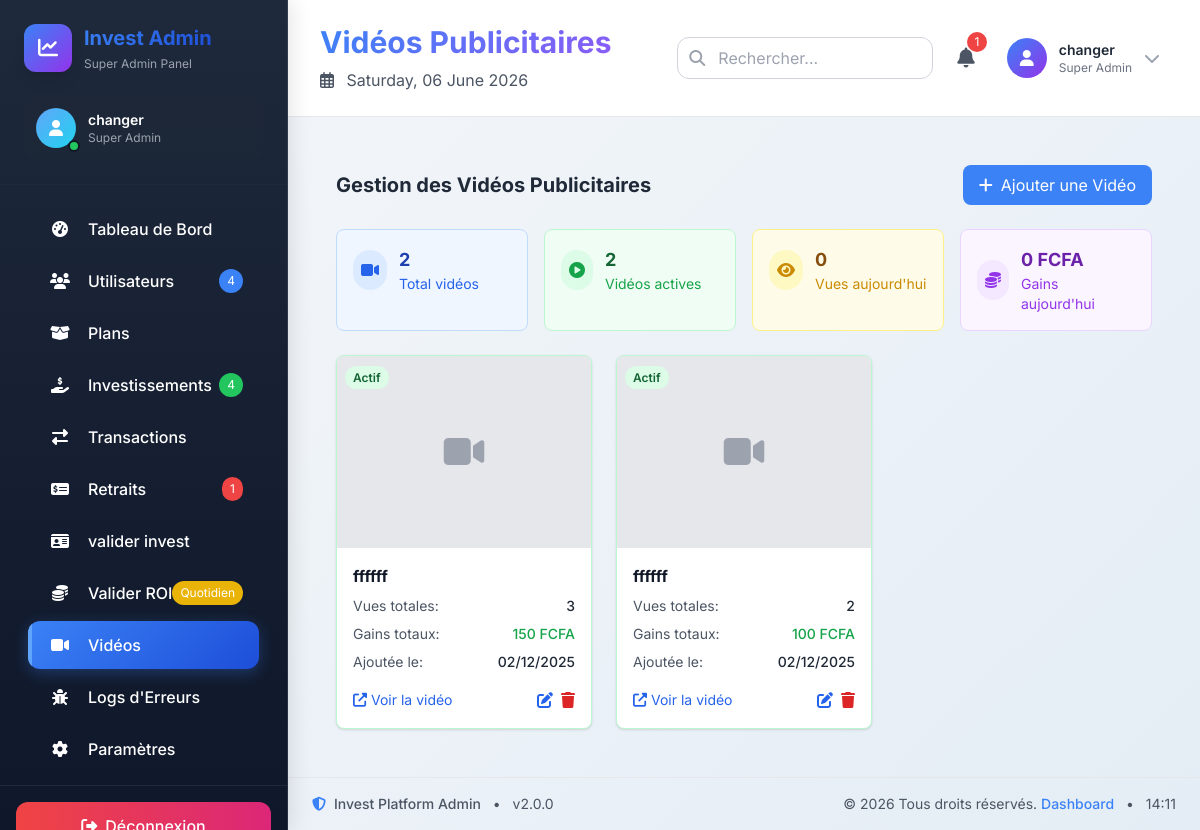
Screenshot of /test/admin/admin.php?page=videos (signed in) with the database file from the repository.
### tables this page shows
CREATE TABLE `ads_videos` (
  `id` bigint UNSIGNED NOT NULL,
  `titre` varchar(255) NOT NULL,
  `youtube_url` varchar(500) NOT NULL,
  `youtube_video_id` varchar(50) DEFAULT NULL,
  `actif` tinyint(1) NOT NULL DEFAULT '1',
  `created_at` datetime NOT NULL DEFAULT CURRENT_TIMESTAMP,
  `updated_at` datetime NOT NULL DEFAULT CURRENT_TIMESTAMP ON UPDATE CURRENT_TIMESTAMP
);

### test/admin/pages/videos.php (the view, shortened to what this page needs)
<?php
$videos = $pdo->query("
    SELECT v.*,
           COUNT(vw.id) as total_views,
           SUM(vw.gain) as total_gains
    FROM ads_videos v
    LEFT JOIN ads_views vw ON v.id = vw.video_id AND vw.valide = 1
    GROUP BY v.id
    ORDER BY v.created_at DESC
")->fetchAll();
$stats = $pdo->query("
    SELECT
        COUNT(*) as total_videos,
        SUM(CASE WHEN actif = 1 THEN 1 ELSE 0 END) as active_videos,
        (SELECT COUNT(*) FROM ads_views WHERE DATE(date_view) = CURDATE()) as today_views,
        (SELECT COALESCE(SUM(gain), 0) FROM ads_views WHERE DATE(date_view) = CURDATE()) as today_gains
    FROM ads_videos
")->fetch();
?>
<div class="p-4 lg:p-6">
    <div class="flex flex-col lg:flex-row lg:justify-between lg:items-center mb-6 gap-4">
        <h3 class="text-xl font-bold">Gestion des Vidéos Publicitaires</h3>
        <button onclick="openAddVideoModal()" class="px-4 py-2 bg-blue-500 text-white rounded-lg hover:bg-blue-600">
            <i class="fas fa-plus mr-2"></i>Ajouter une Vidéo
        </button>
    </div>
    <div class="grid grid-cols-1 md:grid-cols-2 lg:grid-cols-4 gap-4 mb-6">
        <div class="bg-blue-50 p-4 rounded-lg border border-blue-200">
            <div class="flex items-center">
                <div class="p-2 rounded-full bg-blue-100 text-blue-600 mr-3">
                    <i class="fas fa-video"></i>
                </div>
                <div>
                    <div class="text-blue-800 font-bold text-lg"><?= $stats['total_videos'] ?></div>
                    <div class="text-blue-600 text-sm">Total vidéos</div>
                </div>
            </div>
        </div>
        <div class="bg-green-50 p-4 rounded-lg border border-green-200">
            <div class="flex items-center">
                <div class="p-2 rounded-full bg-green-100 text-green-600 mr-3">
                    <i class="fas fa-play-circle"></i>
                </div>
                <div>
                    <div class="text-green-800 font-bold text-lg"><?= $stats['active_videos'] ?></div>
                    <div class="text-green-600 text-sm">Vidéos actives</div>
                </div>
            </div>
        </div>
        <div class="bg-yellow-50 p-4 rounded-lg border border-yellow-200">
            <div class="flex items-center">
                <div class="p-2 rounded-full bg-yellow-100 text-yellow-600 mr-3">
                    <i class="fas fa-eye"></i>
                </div>
                <div>
                    <div class="text-yellow-800 font-bold text-lg"><?= $stats['today_views'] ?></div>
                    <div class="text-yellow-600 text-sm">Vues aujourd'hui</div>
                </div>
            </div>
        </div>
        <div class="bg-purple-50 p-4 rounded-lg border border-purple-200">
            <div class="flex items-center">
                <div class="p-2 rounded-full bg-purple-100 text-purple-600 mr-3">
                    <i class="fas fa-coins"></i>
                </div>
                <div>
                    <div class="text-purple-800 font-bold text-lg"><?= number_format($stats['today_gains'], 0) ?> FCFA</div>
                    <div class="text-purple-600 text-sm">Gains aujourd'hui</div>
                </div>
            </div>
        </div>
    </div>
    <div class="grid grid-cols-1 md:grid-cols-2 lg:grid-cols-3 gap-6">
        <?php foreach($videos as $video): ?>
            <div class="bg-white rounded-lg shadow overflow-hidden border <?= $video['actif'] ? 'border-green-200' : 'border-red-200' ?>">
                <div class="relative">
                    <?php if($video['youtube_video_id']): ?>
                        <div class="aspect-w-16 aspect-h-9">
                            <img src="https://img.youtube.com/vi/<?= $video['youtube_video_id'] ?>/hqdefault.jpg"
                                 alt="<?= htmlspecialchars($video['titre']) ?>"
                                 class="w-full h-48 object-cover">
                        </div>
                        <div class="absolute top-2 right-2 bg-black bg-opacity-70 text-white text-xs px-2 py-1 rounded">
                            <i class="fab fa-youtube mr-1"></i>YouTube
                        </div>
                    <?php else: ?>
                        <div class="w-full h-48 bg-gray-200 flex items-center justify-center">
                            <i class="fas fa-video text-gray-400 text-4xl"></i>
                        </div>
                    <?php endif; ?>
                    <div class="absolute top-2 left-2">
                        <span class="px-2 py-1 text-xs font-semibold rounded-full <?= $video['actif'] ? 'bg-green-100 text-green-800' : 'bg-red-100 text-red-800' ?>">
                            <?= $video['actif'] ? 'Actif' : 'Inactif' ?>
                        </span>
                    </div>
                </div>
                <div class="p-4">
                    <h4 class="font-bold text-gray-900 mb-2 truncate"><?= htmlspecialchars($video['titre']) ?></h4>
                    <div class="space-y-2 mb-4">
                        <div class="flex justify-between text-sm">
                            <span class="text-gray-600">Vues totales:</span>
                            <span class="font-medium"><?= number_format($video['total_views']) ?></span>
                        </div>
                        <div class="flex justify-between text-sm">
                            <span class="text-gray-600">Gains totaux:</span>
                            <span class="font-medium text-green-600"><?= number_format($video['total_gains'], 0) ?> FCFA</span>
                        </div>
                        <div class="flex justify-between text-sm">
                            <span class="text-gray-600">Ajoutée le:</span>
                            <span class="font-medium"><?= date('d/m/Y', strtotime($video['created_at'])) ?></span>
                        </div>
                    </div>
                    <div class="flex justify-between items-center">
                        <a href="<?= htmlspecialchars($video['youtube_url']) ?>" target="_blank"
                           class="text-blue-600 hover:text-blue-800 text-sm">
                            <i class="fas fa-external-link-alt mr-1"></i>Voir la vidéo
                        </a>
                        <div class="flex space-x-2">
                            <button onclick="openEditVideoModal(<?= $video['id'] ?>, '<?= htmlspecialchars(addslashes($video['titre'])) ?>', '<?= htmlspecialchars(addslashes($video['youtube_url'])) ?>', <?= $video['actif'] ?>)"
                                    class="text-blue-600 hover:text-blue-900">
                                <i class="fas fa-edit"></i>
                            </button>
                            <form method="POST" class="inline" onsubmit="return confirm('Supprimer cette vidéo ?')">
                                <button type="submit" class="text-red-600 hover:text-red-900">
                                    <i class="fas fa-trash"></i>
                                </button>
                            </form>
                        </div>
                    </div>
                </div>
            </div>
        <?php endforeach; ?>
    </div>
</div>

### test/admin/admin.php (style rules this page uses)
body { font-family: 'Inter', sans-serif; background: linear-gradient(135deg, #f5f7fa 0%, #e4edf5 100%); min-height: 100vh; }

### rows the page displays
ads_videos: actif "Actif", titre "ffffff", total_views "3", total_gains "150", created_at "02/12/2025"
ads_videos: actif "Actif", titre "ffffff", total_views "2", total_gains "100", created_at "02/12/2025"

### other values shown
$_SESSION['admin_username'] "changer"
$stats['total_users'] "4"
$stats['total_investments'] "4"
$stats['pending_withdrawals'] "1"
$page_titles[$current_page] "Vidéos Publicitaires"
$stats['total_videos'] "2"
$stats['active_videos'] "2"
$stats['today_views'] "0"
$stats['today_gains'] "0"
